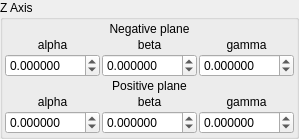
    <widget class="QGroupBox" name="groupBox_7">
     <property name="title">
      <string>Z Axis</string>
     </property>
     <layout class="QVBoxLayout" name="verticalLayout_7">
      <property name="spacing">
       <number>2</number>
      </property>
      <property name="leftMargin">
       <number>2</number>
      </property>
      <property name="topMargin">
       <number>2</number>
      </property>
      <property name="rightMargin">
       <number>2</number>
      </property>
      <property name="bottomMargin">
       <number>2</number>
      </property>
      <item>
       <layout class="QGridLayout" name="gridLayout_9">
        <property name="spacing">
         <number>2</number>
        </property>
        <item row="3" column="0" colspan="3">
         <widget class="QLabel" name="label_56">
          <property name="text">
           <string>Positive plane</string>
          </property>
          <property name="alignment">
           <set>Qt::AlignCenter</set>
          </property>
         </widget>
        </item>
        <item row="2" column="1">
         <widget class="MyDoubleSpinBox" name="spinboxd3_mandelbox_rotation_neg_3_y">
          <property name="sizePolicy">
           <sizepolicy hsizetype="Minimum" vsizetype="Maximum">
            <horstretch>0</horstretch>
            <verstretch>0</verstretch>
           </sizepolicy>
          </property>
          <property name="prefix">
           <string/>
          </property>
          <property name="suffix">
           <string/>
          </property>
          <property name="decimals">
           <number>6</number>
          </property>
          <property name="minimum">
           <double>-180.000000000000000</double>
          </property>
          <property name="maximum">
           <double>180.000000000000000</double>
          </property>
          <property name="singleStep">
           <double>1.000000000000000</double>
          </property>
         </widget>
        </item>
        <item row="2" column="2">
         <widget class="MyDoubleSpinBox" name="spinboxd3_mandelbox_rotation_neg_3_z">
          <property name="sizePolicy">
           <sizepolicy hsizetype="Minimum" vsizetype="Maximum">
            <horstretch>0</horstretch>
            <verstretch>0</verstretch>
           </sizepolicy>
          </property>
          <property name="prefix">
           <string/>
          </property>
          <property name="suffix">
           <string/>
          </property>
          <property name="decimals">
           <number>6</number>
          </property>
          <property name="minimum">
           <double>-180.000000000000000</double>
          </property>
          <property name="maximum">
           <double>180.000000000000000</double>
          </property>
          <property name="singleStep">
           <double>1.000000000000000</double>
          </property>
         </widget>
        </item>
        <item row="1" column="2">
         <widget class="QLabel" name="label_57">
          <property name="text">
           <string notr="true">gamma</string>
          </property>
          <property name="alignment">
           <set>Qt::AlignCenter</set>
          </property>
         </widget>
        </item>
        <item row="1" column="1">
         <widget class="QLabel" name="label_58">
          <property name="text">
           <string notr="true">beta</string>
          </property>
          <property name="alignment">
           <set>Qt::AlignCenter</set>
          </property>
         </widget>
        </item>
        <item row="2" column="0">
         <widget class="MyDoubleSpinBox" name="spinboxd3_mandelbox_rotation_neg_3_x">
          <property name="sizePolicy">
           <sizepolicy hsizetype="Minimum" vsizetype="Maximum">
            <horstretch>0</horstretch>
            <verstretch>0</verstretch>
           </sizepolicy>
          </property>
          <property name="prefix">
           <string/>
          </property>
          <property name="suffix">
           <string/>
          </property>
          <property name="decimals">
           <number>6</number>
          </property>
          <property name="minimum">
           <double>-180.000000000000000</double>
          </property>
          <property name="maximum">
           <double>180.000000000000000</double>
          </property>
          <property name="singleStep">
           <double>1.000000000000000</double>
          </property>
         </widget>
        </item>
        <item row="1" column="0">
         <widget class="QLabel" name="label_59">
          <property name="text">
           <string notr="true">alpha</string>
          </property>
          <property name="alignment">
           <set>Qt::AlignCenter</set>
          </property>
         </widget>
        </item>
        <item row="0" column="0" colspan="3">
         <widget class="QLabel" name="label_60">
          <property name="text">
           <string>Negative plane</string>
          </property>
          <property name="alignment">
           <set>Qt::AlignCenter</set>
          </property>
         </widget>
        </item>
        <item row="4" column="0">
         <widget class="QLabel" name="label_61">
          <property name="text">
           <string notr="true">alpha</string>
          </property>
          <property name="alignment">
           <set>Qt::AlignCenter</set>
          </property>
         </widget>
        </item>
        <item row="5" column="0">
         <widget class="MyDoubleSpinBox" name="spinboxd3_mandelbox_rotation_pos_3_x">
          <property name="sizePolicy">
           <sizepolicy hsizetype="Minimum" vsizetype="Maximum">
            <horstretch>0</horstretch>
            <verstretch>0</verstretch>
           </sizepolicy>
          </property>
          <property name="prefix">
           <string/>
          </property>
          <property name="suffix">
           <string/>
          </property>
          <property name="decimals">
           <number>6</number>
          </property>
          <property name="minimum">
           <double>-180.000000000000000</double>
          </property>
          <property name="maximum">
           <double>180.000000000000000</double>
          </property>
          <property name="singleStep">
           <double>1.000000000000000</double>
          </property>
         </widget>
        </item>
        <item row="4" column="2">
         <widget class="QLabel" name="label_62">
          <property name="text">
           <string notr="true">gamma</string>
          </property>
          <property name="alignment">
           <set>Qt::AlignCenter</set>
          </property>
         </widget>
        </item>
        <item row="5" column="2">
         <widget class="MyDoubleSpinBox" name="spinboxd3_mandelbox_rotation_pos_3_z">
          <property name="sizePolicy">
           <sizepolicy hsizetype="Minimum" vsizetype="Maximum">
            <horstretch>0</horstretch>
            <verstretch>0</verstretch>
           </sizepolicy>
          </property>
          <property name="prefix">
           <string/>
          </property>
          <property name="suffix">
           <string/>
          </property>
          <property name="decimals">
           <number>6</number>
          </property>
          <property name="minimum">
           <double>-180.000000000000000</double>
          </property>
          <property name="maximum">
           <double>180.000000000000000</double>
          </property>
          <property name="singleStep">
           <double>1.000000000000000</double>
          </property>
         </widget>
        </item>
        <item row="5" column="1">
         <widget class="MyDoubleSpinBox" name="spinboxd3_mandelbox_rotation_pos_3_y">
          <property name="sizePolicy">
           <sizepolicy hsizetype="Minimum" vsizetype="Maximum">
            <horstretch>0</horstretch>
            <verstretch>0</verstretch>
           </sizepolicy>
          </property>
          <property name="prefix">
           <string/>
          </property>
          <property name="suffix">
           <string/>
          </property>
          <property name="decimals">
           <number>6</number>
          </property>
          <property name="minimum">
           <double>-180.000000000000000</double>
          </property>
          <property name="maximum">
           <double>180.000000000000000</double>
          </property>
          <property name="singleStep">
           <double>1.000000000000000</double>
          </property>
         </widget>
        </item>
        <item row="4" column="1">
         <widget class="QLabel" name="label_63">
          <property name="text">
           <string notr="true">beta</string>
          </property>
          <property name="alignment">
           <set>Qt::AlignCenter</set>
          </property>
         </widget>
        </item>
       </layout>
      </item>
     </layout>
    </widget>
